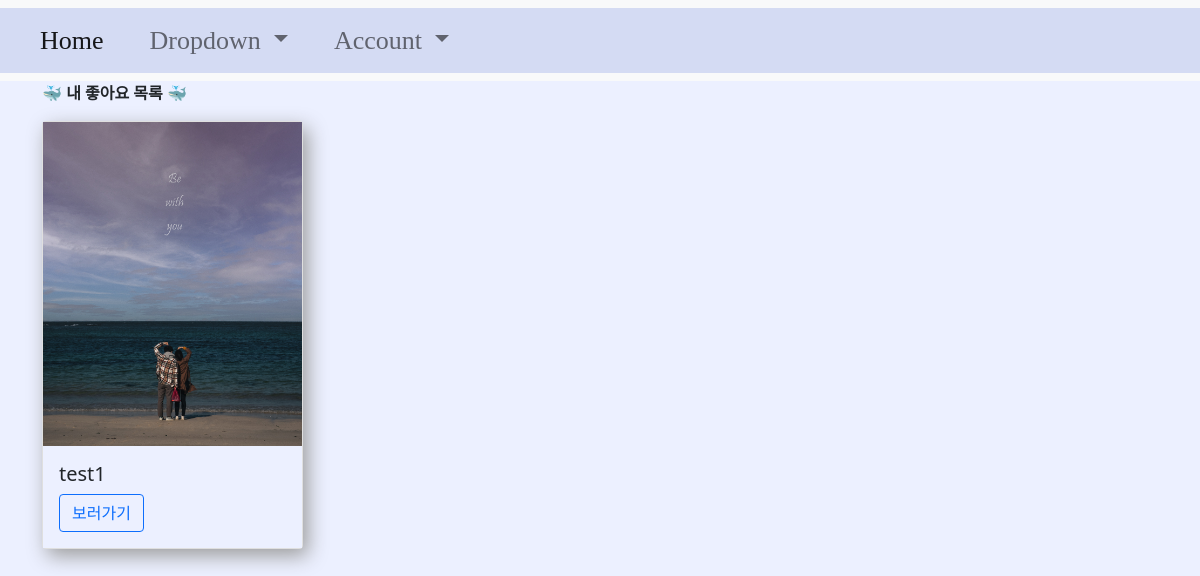
The page /my_like/5/ (signed in) on the database as committed earlier.
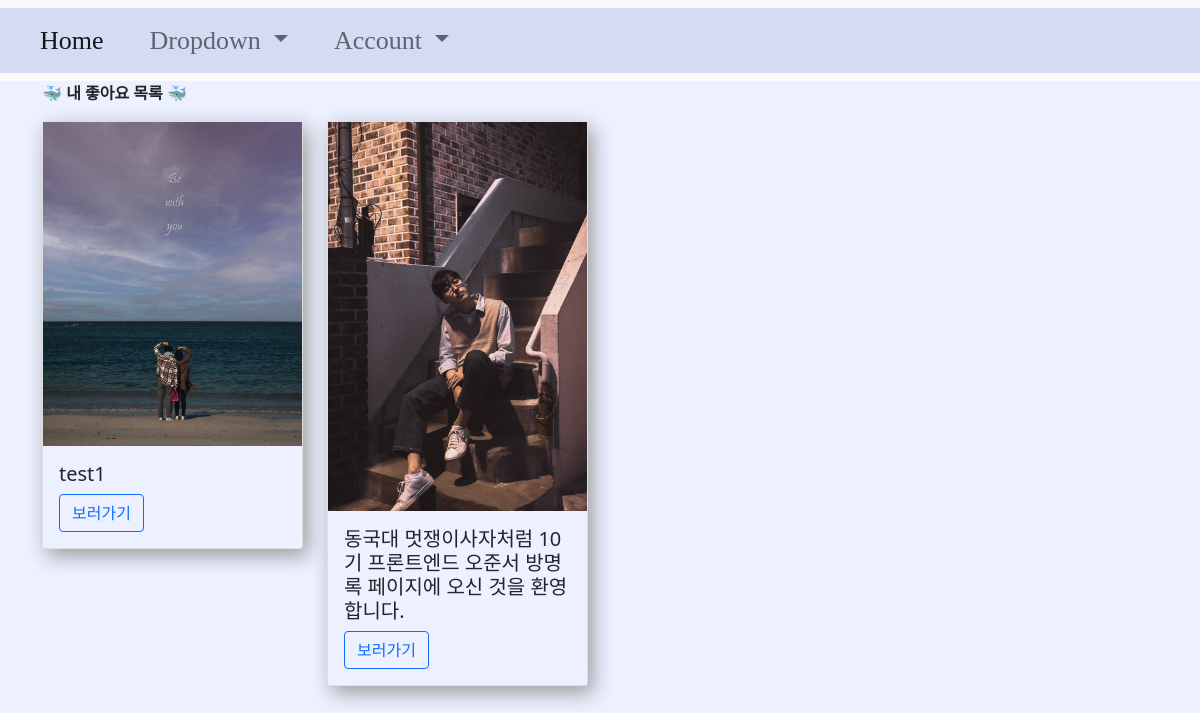
The same page on the database as committed later.
### main/models.py (models this page shows, shortened)
class Like(models.Model):
    user = models.ForeignKey(User, on_delete=models.CASCADE)
    post = models.ForeignKey(Post, on_delete=models.CASCADE)
    created_at = models.DateTimeField(auto_now_add=True)
    class Meta:
        unique_together = (('user', 'post'))

class Post(models.Model):
    id = models.AutoField(primary_key=True)
    title = models.CharField(max_length=200)
    writer = models.ForeignKey(User, on_delete=models.CASCADE)
    pub_date = models.DateTimeField()
    body = models.TextField()
    image = models.ImageField(upload_to="post/", blank=True, null=True)
    like_user_set = models.ManyToManyField(
        User, blank=True, related_name="likes_user_set", through="Like")
    dislike_user_set = models.ManyToManyField(
        User, blank=True, related_name="dislikes_user_set", through="Dislike")

### main/views.py (the view)
# urls.py: path('my_like/<int:user_id>/', my_like, name="my_like"),
@login_required
def my_like(request, user_id):
    user = User.objects.get(id=user_id)
    like_list = Like.objects.filter(user=user)
    context = {
        'like_list': like_list,
    }
    return render(request, 'main/my_like.html', context)

### main/templates/main/my_like.html (shortened to what this page needs)
{% extends 'base.html' %}
{% load static %}
{% block content %}
    <div class="container">
        <p style="font-weight:bold;">🐳 내 좋아요 목록 🐳</p>
        <div class="row">
            {% for like in like_list %}
                <div class="col-md-3 col-6 item_list__card">
                    <div class="card">
                        {% if like.post.image %}
                            <a href="#">
                                <img src="{{ like.post.image.url }}" width="100%" height="100%" alt="...">
                            </a>
                            <div class="card-body">
                                <h5 class="card-title">{{ like.post.title }}</h5>
                                <a href="{% url 'main:detail' like.post.pk %}" class="btn btn-outline-primary">보러가기</a>
                            </div>
                        {% else %}
                            <div class="card-body">
                                <h5 class="card-title">{{ like.post.title }}</h5>
                                <a href="{% url 'main:detail' like.post.pk %}" class="btn btn-outline-primary">보러가기</a>
                            </div>
                        {% endif %}
                    </div>
                </div>
            {% endfor %}
        </div>
    </div>
{% endblock content %}

Rows that differ between the two databases and show on the page:
added Like: post.image (picture), post "동국대 멋쟁이사자처럼 10기 프론트엔드 오준서 방명록 페이지에 오신 것을 환영합니다."
